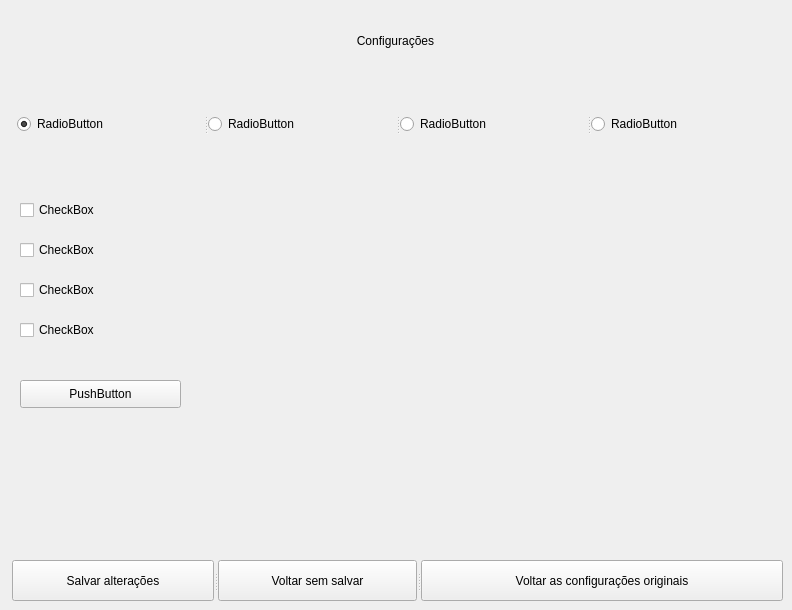
   <widget class="QWidget" name="tela_configs">
    <widget class="QLabel" name="tela_configs_label_1">
     <property name="geometry">
      <rect>
       <x>10</x>
       <y>20</y>
       <width>771</width>
       <height>41</height>
      </rect>
     </property>
     <property name="text">
      <string>Configurações</string>
     </property>
     <property name="alignment">
      <set>Qt::AlignCenter</set>
     </property>
    </widget>
    <widget class="QCheckBox" name="tela_configs_checkBox">
     <property name="geometry">
      <rect>
       <x>20</x>
       <y>200</y>
       <width>181</width>
       <height>20</height>
      </rect>
     </property>
     <property name="text">
      <string>CheckBox</string>
     </property>
    </widget>
    <widget class="QCheckBox" name="tela_configs_checkBox_2">
     <property name="geometry">
      <rect>
       <x>20</x>
       <y>240</y>
       <width>181</width>
       <height>20</height>
      </rect>
     </property>
     <property name="text">
      <string>CheckBox</string>
     </property>
    </widget>
    <widget class="QCheckBox" name="tela_configs_checkBox_3">
     <property name="geometry">
      <rect>
       <x>20</x>
       <y>280</y>
       <width>181</width>
       <height>20</height>
      </rect>
     </property>
     <property name="text">
      <string>CheckBox</string>
     </property>
    </widget>
    <widget class="QCheckBox" name="tela_configs_checkBox_4">
     <property name="geometry">
      <rect>
       <x>20</x>
       <y>320</y>
       <width>181</width>
       <height>20</height>
      </rect>
     </property>
     <property name="text">
      <string>CheckBox</string>
     </property>
    </widget>
    <widget class="QPushButton" name="tela_configs_pushButton_18">
     <property name="geometry">
      <rect>
       <x>20</x>
       <y>380</y>
       <width>161</width>
       <height>28</height>
      </rect>
     </property>
     <property name="text">
      <string>PushButton</string>
     </property>
    </widget>
    <widget class="QSplitter" name="tela_configs_splitter_rodape">
     <property name="geometry">
      <rect>
       <x>12</x>
       <y>560</y>
       <width>771</width>
       <height>41</height>
      </rect>
     </property>
     <property name="orientation">
      <enum>Qt::Horizontal</enum>
     </property>
     <widget class="QPushButton" name="tela_configs_botao_salvar">
      <property name="text">
       <string>Salvar alterações</string>
      </property>
     </widget>
     <widget class="QPushButton" name="tela_configs_voltar_sem_salvar">
      <property name="text">
       <string>Voltar sem salvar</string>
      </property>
     </widget>
     <widget class="QPushButton" name="tela_configs_botao_reset_configs">
      <property name="text">
       <string>Voltar as configurações originais</string>
      </property>
     </widget>
    </widget>
    <widget class="QSplitter" name="tela_configs_splitter_demo">
     <property name="geometry">
      <rect>
       <x>17</x>
       <y>110</y>
       <width>761</width>
       <height>28</height>
      </rect>
     </property>
     <property name="orientation">
      <enum>Qt::Horizontal</enum>
     </property>
     <widget class="QRadioButton" name="radioButton">
      <property name="text">
       <string>RadioButton</string>
      </property>
      <property name="checked">
       <bool>true</bool>
      </property>
     </widget>
     <widget class="QRadioButton" name="radioButton_2">
      <property name="text">
       <string>RadioButton</string>
      </property>
     </widget>
     <widget class="QRadioButton" name="radioButton_3">
      <property name="text">
       <string>RadioButton</string>
      </property>
     </widget>
     <widget class="QRadioButton" name="radioButton_4">
      <property name="text">
       <string>RadioButton</string>
      </property>
     </widget>
    </widget>
   </widget>
